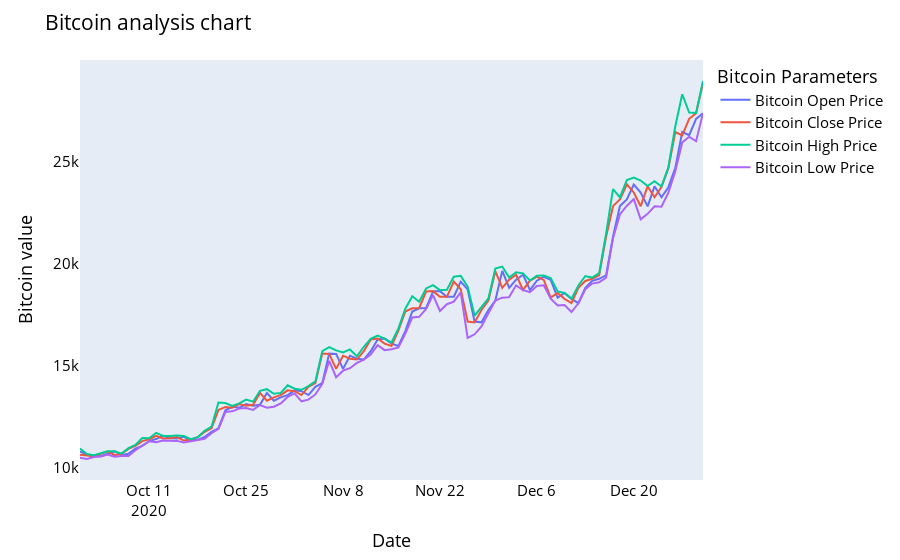

Notebook code cell kept with this figure:
### Code cell
#bitcoin analysis chart 
from itertools import cycle
import plotly.express as px
names = cycle(['Bitcoin Open Price','Bitcoin Close Price','Bitcoin High Price','Bitcoin Low Price'])

fig = px.line(y_2020, x=y_2020.Date, y=[y_2020['Open'], y_2020['Close'], 
                                          y_2020['High'], y_2020['Low']],
             labels={'Date': 'Date','value':'Bitcoin value'})
fig.update_layout(title_text='Bitcoin analysis chart', font_size=15, font_color='black',legend_title_text='Bitcoin Parameters')
fig.for_each_trace(lambda t:  t.update(name = next(names)))
fig.update_xaxes(showgrid=False)
fig.update_yaxes(showgrid=False)

fig.show()
